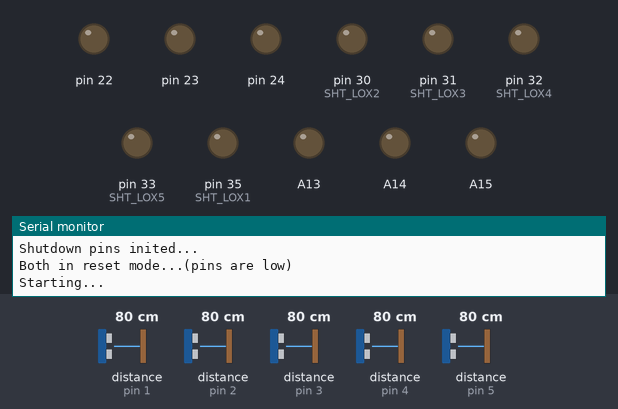
Simulated run of this sketch. Board: Arduino Mega 2560, built with avr-gcc and run on an emulated ATmega2560. Parts: output pins drawn as LEDs (lit = HIGH), the last lines printed to the serial monitor. Inputs (shaded band) come from the test bench; at power-on: distance to the obstacle (sensors on pin 1, pin 2, pin 3, pin 4, pin 5) 80 cm.

Above: at 0.01 s.
At 1.2 s:
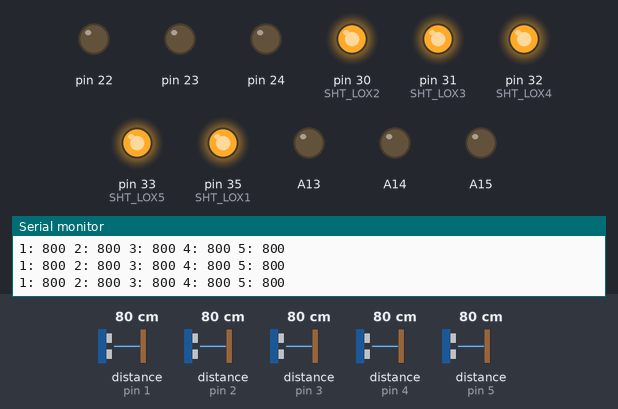
1.3 s: distance to the obstacle (sensor on pin 1) set to 250 cm
3.5 s: distance to the obstacle (sensor on pin 2) set to 250 cm
5.7 s: distance to the obstacle (sensor on pin 3) set to 250 cm
7.7 s: distance to the obstacle (sensor on pin 4) set to 250 cm
9.7 s: distance to the obstacle (sensor on pin 5) set to 250 cm
11.7 s: distance to the obstacle (sensor on pin 1) set to 2 cm
Timing chart, 0 to 14.7 s (numbered marks = the images above; inputs shaded):
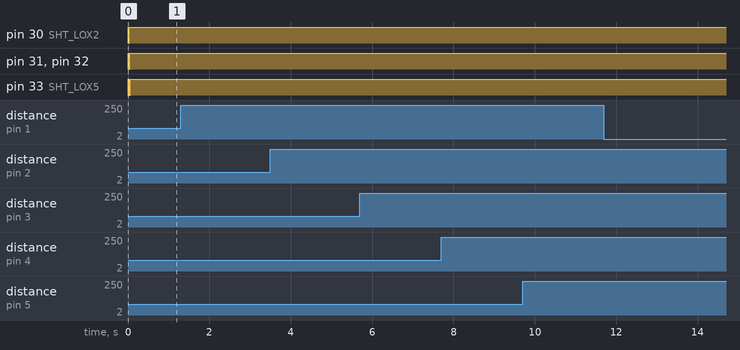

The sketch:

5_vl53l0x.ino
```cpp
#include "Adafruit_VL53L0X.h"

// address we will assign if dual sensor is present
#define LOX1_ADDRESS 1
#define LOX2_ADDRESS 2
#define LOX3_ADDRESS 3
#define LOX4_ADDRESS 4
#define LOX5_ADDRESS 5

// set the pins to shutdown
#define SHT_LOX1 35
#define SHT_LOX2 30
#define SHT_LOX3 31
#define SHT_LOX4 32
#define SHT_LOX5 33

// objects for the vl53l0x
Adafruit_VL53L0X lox1 = Adafruit_VL53L0X();
Adafruit_VL53L0X lox2 = Adafruit_VL53L0X();
Adafruit_VL53L0X lox3 = Adafruit_VL53L0X();
Adafruit_VL53L0X lox4 = Adafruit_VL53L0X();
Adafruit_VL53L0X lox5 = Adafruit_VL53L0X();

// this holds the measurement
VL53L0X_RangingMeasurementData_t measure1;
VL53L0X_RangingMeasurementData_t measure2;
VL53L0X_RangingMeasurementData_t measure3;
VL53L0X_RangingMeasurementData_t measure4;
VL53L0X_RangingMeasurementData_t measure5;

/*
    Reset all sensors by setting all of their XSHUT pins low for delay(10), then set all XSHUT high to bring out of reset
    Keep sensor #1 awake by keeping XSHUT pin high
    Put all other sensors into shutdown by pulling XSHUT pins low
    Initialize sensor #1 with lox.begin(new_i2c_address) Pick any number but 0x29 and it must be under 0x7F. Going with 0x30 to 0x3F is probably OK.
    Keep sensor #1 awake, and now bring sensor #2 out of reset by setting its XSHUT pin high.
    Initialize sensor #2 with lox.begin(new_i2c_address) Pick any number but 0x29 and whatever you set the first sensor to
 */
void setID() {
  // all reset
  digitalWrite(SHT_LOX1, LOW);
  digitalWrite(SHT_LOX2, LOW);
  digitalWrite(SHT_LOX3, LOW);
  digitalWrite(SHT_LOX4, LOW);
  digitalWrite(SHT_LOX5, LOW);
  delay(10);
  // all unreset
  digitalWrite(SHT_LOX1, HIGH);
  digitalWrite(SHT_LOX2, HIGH);
  digitalWrite(SHT_LOX3, HIGH);
  digitalWrite(SHT_LOX4, HIGH);
  digitalWrite(SHT_LOX5, HIGH);
  delay(10);

  // activating LOX1 and resetting LOX2
  digitalWrite(SHT_LOX1, HIGH);
  digitalWrite(SHT_LOX2, LOW);
  digitalWrite(SHT_LOX3, LOW);
  digitalWrite(SHT_LOX4, LOW);
  digitalWrite(SHT_LOX5, LOW);

  // initing LOX1
  if(!lox1.begin(LOX1_ADDRESS)) {
    Serial.println(F("Failed to boot first VL53L0X"));
    while(1);
  }
  delay(10);

  // activating LOX2
  digitalWrite(SHT_LOX2, HIGH);
  delay(10);

  //initing LOX2
  if(!lox2.begin(LOX2_ADDRESS)) {
    Serial.println(F("Failed to boot second VL53L0X"));
    while(1);
  }

  digitalWrite(SHT_LOX3, HIGH);
  delay(10);

  //initing LOX2
  if(!lox3.begin(LOX3_ADDRESS)) {
    Serial.println(F("Failed to boot 3 VL53L0X"));
    while(1);
  }

  digitalWrite(SHT_LOX4, HIGH);
  delay(10);

  //initing LOX2
  if(!lox4.begin(LOX4_ADDRESS)) {
    Serial.println(F("Failed to boot 4 VL53L0X"));
    while(1);
  }

  digitalWrite(SHT_LOX5, HIGH);
  delay(10);

  //initing LOX2
  if(!lox5.begin(LOX5_ADDRESS)) {
    Serial.println(F("Failed to boot 5 VL53L0X"));
    while(1);
  }
}

void read_sensors() {

  lox1.rangingTest(&measure1, false); // pass in 'true' to get debug data printout!
  lox2.rangingTest(&measure2, false); // pass in 'true' to get debug data printout!
  lox3.rangingTest(&measure3, false);
  lox4.rangingTest(&measure4, false);
  lox5.rangingTest(&measure5, false);

  // print sensor one reading
  Serial.print(F("1: "));
  if(measure1.RangeStatus != 4) {     // if not out of range
    Serial.print(measure1.RangeMilliMeter);
  } else {
    Serial.print(F("Out of range"));
  }

  Serial.print(F(" "));

  // print sensor two reading
  Serial.print(F("2: "));
  if(measure2.RangeStatus != 4) {
    Serial.print(measure2.RangeMilliMeter);
  } else {
    Serial.print(F("Out of range"));
  }

  Serial.print(F(" "));

  // print sensor two reading
  Serial.print(F("3: "));
  if(measure3.RangeStatus != 4) {
    Serial.print(measure3.RangeMilliMeter);
  } else {
    Serial.print(F("Out of range"));
  }

  Serial.print(F(" "));

  // print sensor two reading
  Serial.print(F("4: "));
  if(measure4.RangeStatus != 4) {
    Serial.print(measure4.RangeMilliMeter);
  } else {
    Serial.print(F("Out of range"));
  }

  Serial.print(F(" "));

  // print sensor two reading
  Serial.print(F("5: "));
  if(measure5.RangeStatus != 4) {
    Serial.print(measure5.RangeMilliMeter);
  } else {
    Serial.print(F("Out of range"));
  }

  Serial.println();
}

void setup() {
  Serial.begin(115200);
  pinMode(22, OUTPUT);
  pinMode(23, OUTPUT);
  pinMode(24, OUTPUT);
  pinMode(A13, OUTPUT);
  pinMode(A14, OUTPUT);
  pinMode(A15, OUTPUT);
  digitalWrite(22, LOW);
  digitalWrite(23, LOW);
  digitalWrite(24, LOW);
  digitalWrite(A13, LOW);
  digitalWrite(A14, LOW);
  digitalWrite(A15, LOW);
  // wait until serial port opens for native USB devices
  while (! Serial) { delay(1); }

  pinMode(SHT_LOX1, OUTPUT);
  pinMode(SHT_LOX2, OUTPUT);
  pinMode(SHT_LOX3, OUTPUT);
  pinMode(SHT_LOX4, OUTPUT);
  pinMode(SHT_LOX5, OUTPUT);

  Serial.println(F("Shutdown pins inited..."));

  digitalWrite(SHT_LOX1, LOW);
  digitalWrite(SHT_LOX2, LOW);
  digitalWrite(SHT_LOX3, LOW);
  digitalWrite(SHT_LOX4, LOW);
  digitalWrite(SHT_LOX5, LOW);

  Serial.println(F("Both in reset mode...(pins are low)"));


  Serial.println(F("Starting..."));
  setID();
}

void loop() {
  read_sensors();
  delay(1);
}
```
